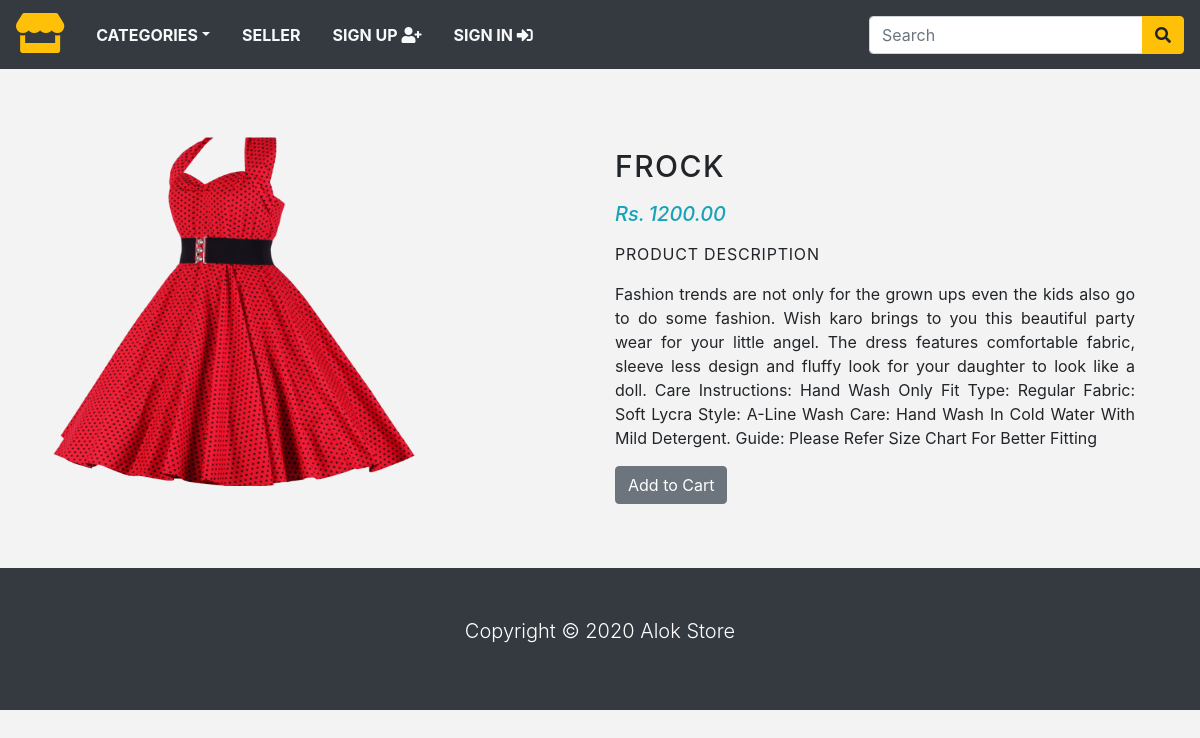
Screenshot of /category/Clothing/Frock with the database file from the repository.
### store/models.py (models this page shows, shortened)
class Product(models.Model):
    name = models.CharField(max_length=250, unique=True)
    slug = models.SlugField(max_length=250, unique=True)
    description = models.TextField(blank=True)
    category = models.ForeignKey(Category, on_delete=models.CASCADE)
    price = models.DecimalField(max_digits=10, decimal_places=2)
    image = models.ImageField(upload_to="product",blank=True)
    stock = models.IntegerField()
    available = models.BooleanField(default=True)
    created = models.DateTimeField(auto_now_add=True)
    updated = models.DateTimeField(auto_now=True)
    class Meta:
        ordering = ('name',)
        verbose_name = 'product'
        verbose_name_plural = 'products'

### store/views.py (the view)
def productPage(request, category_slug, product_slug):
    try:
        product = Product.objects.get(category__slug=category_slug, slug=product_slug)
    except Exception as e:
        raise e
    return render(request, 'product.html', {'product': product})

### store/context_processors.py (called while the page is built)
def counter(request):
    item_count = 0
    if 'admin' in request.path:
        return {}
    else:
        try:
            cart = Cart.objects.filter(cart_id=_cart_id(request))
            cart_items = CartItem.objects.all().filter(cart=cart[:1])
            for cart_item in cart_items:
                item_count += cart_item.quantity
        except Cart.DoesNotExist:
            item_count = 0
    return dict(item_count=item_count)

def menu_links(request):
    links = Category.objects.all()
    return dict(links=links)

### store/models.py (called while the page is built)
    def get_url(self):
        return reverse('products_by_category', args=[self.slug])

### store/views.py (called while the page is built)
def _cart_id(request):
    cart = request.session.session_key
    if not cart:
        cart = request.session.create()
    return cart

### store/templates/product.html (shortened to what this page needs)
{% extends 'base.html' %}
{% load static %}
{% block content %}
<div class="container">
  <div class="row mt-5">
    <div class="col-10 mx-auto col-md-6 my-3">
      <img src="{{product.image.url}}" alt="">
    </div>
    <div class="col-10 mx-auto col-md-6 my-3">
      <div class="">
        <h1 class="product_title">{{product.name}}</h1>
        <h5 class="text-info font-italic mb-3">
          <span class="mr-1">Rs.</span>{{product.price}}
        </h5>
        <p class="product_description">Product Description</p>
        <p class="text-justify product_text">{{product.description}}</p>
        {% if product.stock <= 0 %}
        <p class="text-justify product_text"><b>Out of Stock</b></p>
        {% else %}
        <a href="{% url 'add_cart' product.id %}">
          <button type="button" name="button" class="btn btn-secondary">
            Add to Cart
          </button>
        </a>
        {% endif %}
      </div>
    </div>
  </div>
</div>
{% endblock %}

### store/static/css/base.css (style rules this page uses)
body { background:#f3f3f3; }
.product_title { font-size:30px; text-transform: uppercase; letter-spacing: .05em; padding-top: 15px; padding-bottom: 10px; }
.product_text { padding-right: 20px; }
.product_description { font-size:16px; text-transform: uppercase; letter-spacing: .05em; }

### rows the page displays
Product: image (picture), name "FROCK", price "1200.00", description "Fashion trends are not only for the grown ups even the kids also go to do some fashion. Wish karo brings to you this beautiful party wear for your little angel. The dress features comfortable fabric, sleeve less design and fluffy look for your daughter to look like a doll. Care Instructions: Hand Wash Only Fit Type: Regular Fabric: Soft Lycra Style: A-Line Wash Care: Hand Wash In Cold Water With Mild Detergent. Guide: Please Refer Size Chart For Better Fitting"
